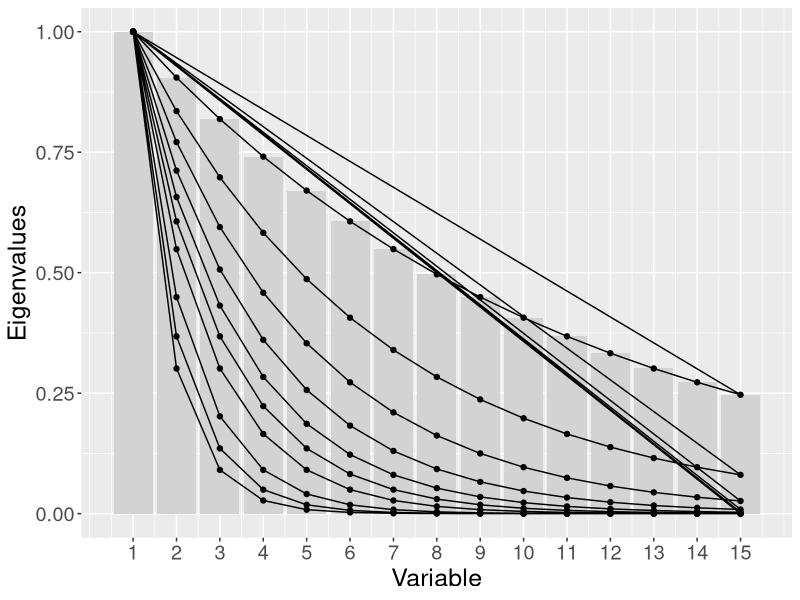

Source code (R): (Note: this script raises an error after producing the figure.)
library(gganimate)
require(tidyverse)

# Multicollinearity
dta <- map_df(1:15, ~tibble(
  gamma = c(seq(0.1, 0.5, length.out = 6), seq(0.6, 1.2, length.out = 4)),
  lambda = exp(-1 * gamma * (.x - 1))
), .id = "variable") %>% 
  mutate(variable = as.numeric(variable))

plt <- ggplot(dta, aes(variable, lambda, frame = paste("Degree of multicollinearity:", round(gamma, 2)))) +
  geom_bar(stat = "identity", position = "identity", fill = "lightgrey") +
  geom_point() + geom_line(group = 1) +
  labs(x = "Variable", y = "Eigenvalues") +
  scale_x_continuous(breaks = unique(dta$variable)) +
  theme(text = element_text(size = 18))

gganimate(plt, "gif-factory/multicollinearity.gif")
